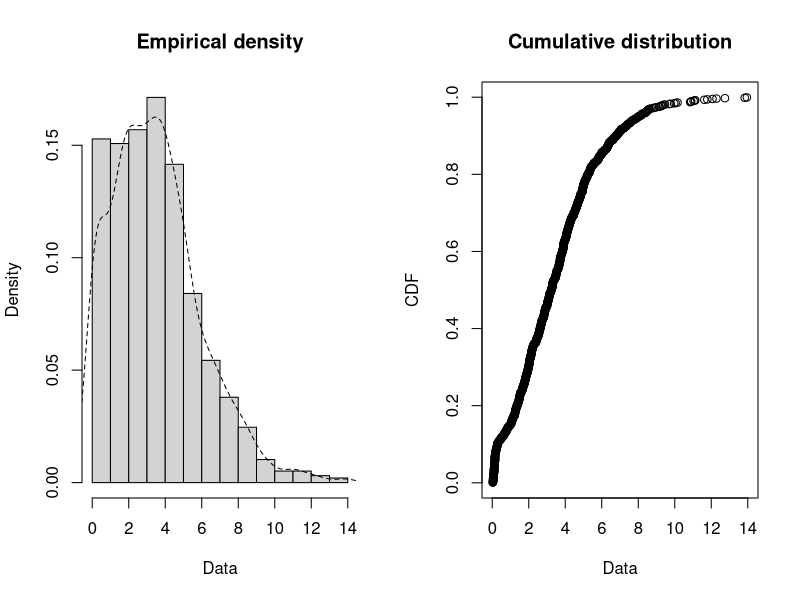
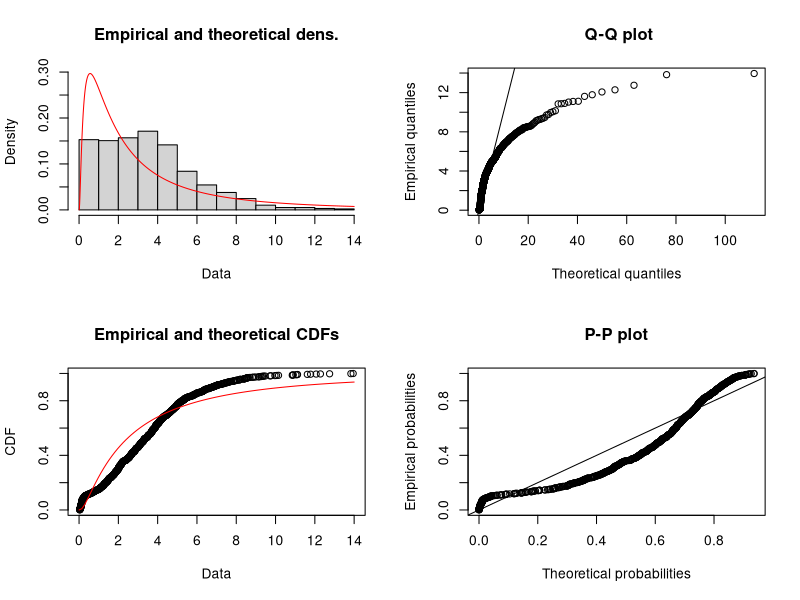
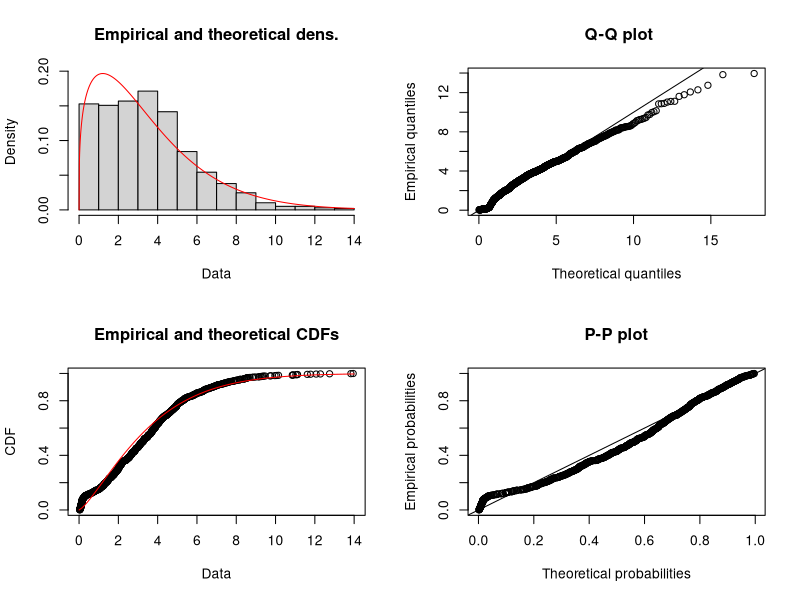
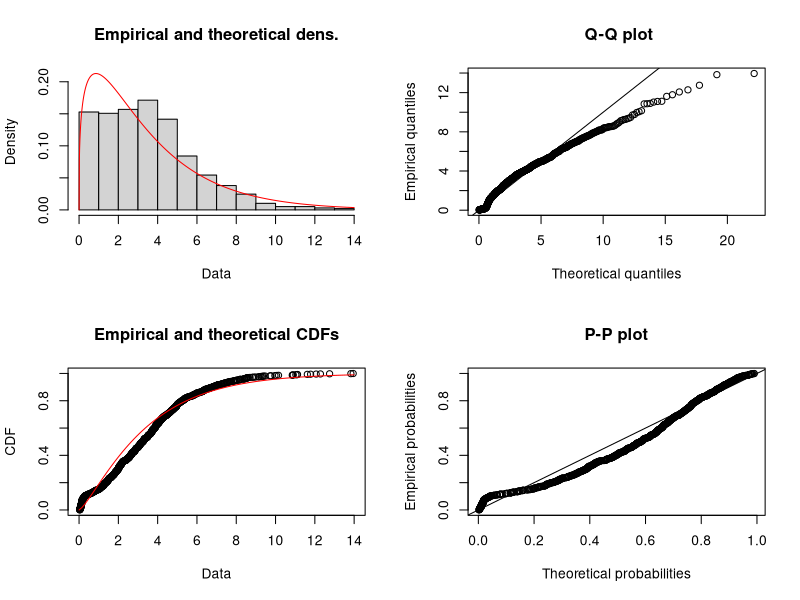
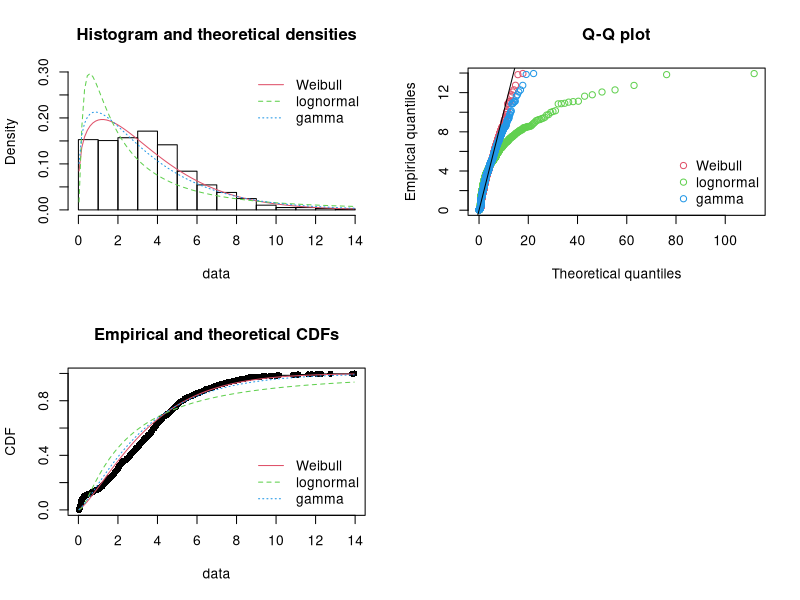
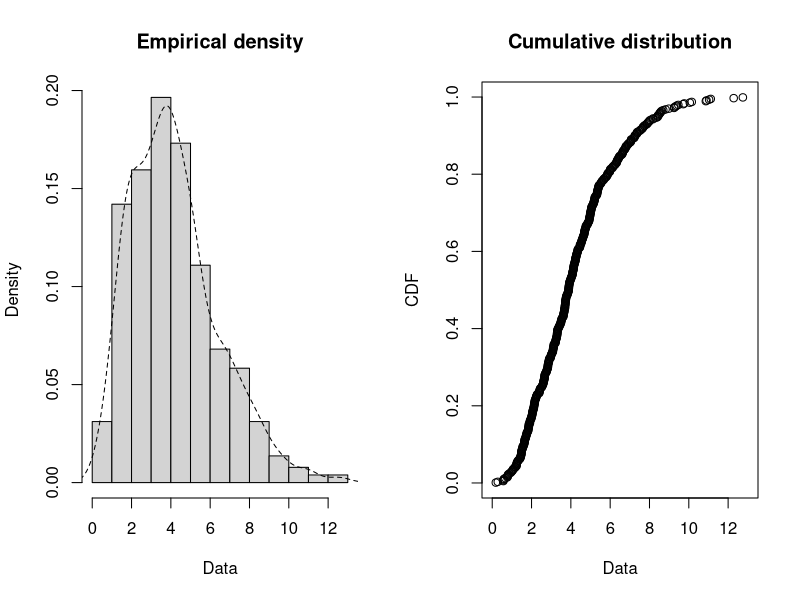
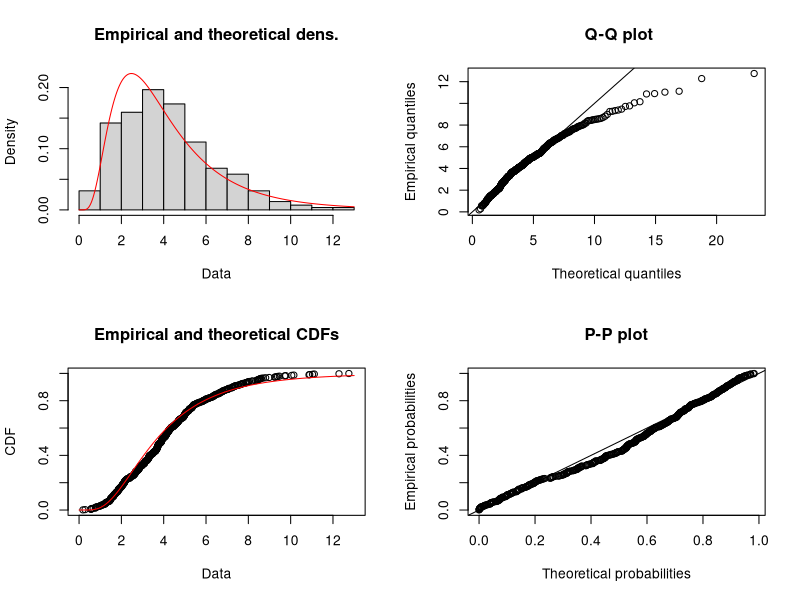
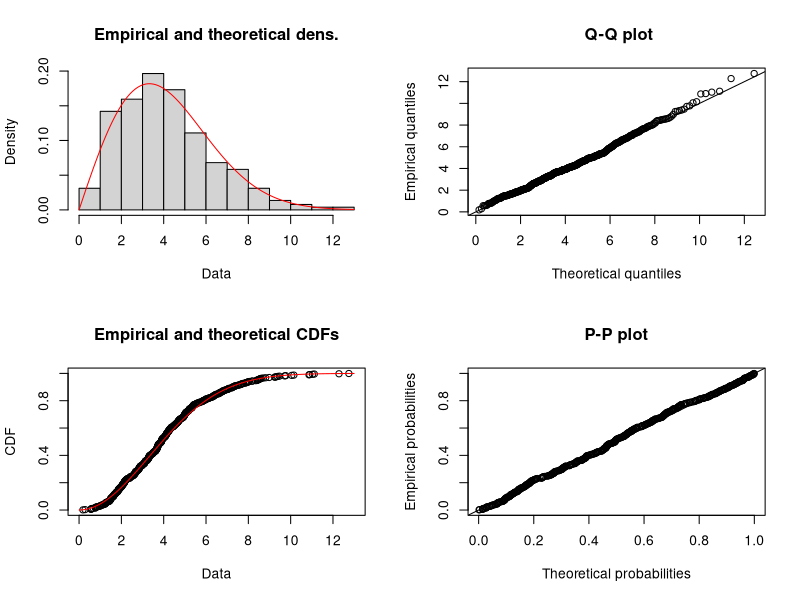

R code for these plots, in order:
# This file uses the fitdistrplus package. You'll need to install it first
# by running the command: 'install.packages("fitdistrplus")' in R
require(fitdistrplus)

# import the data from .csv file
# data includes length of stay of patients in the ED for different ESI (urgency) levels
LOSData <- read.csv("LOS.csv", header=TRUE,
                   sep=",", na.strings=c("NA", ""), stringsAsFactors=FALSE, as.is=TRUE)
MyData <- LOSData$LOS
plotdist(LOSData$LOS, histo = TRUE, demp = TRUE)

# fit a lognormal distribution to the LOS samples
fln <- fitdist(MyData, "lnorm")
summary(fln)
plot(fln)

# fit a weibull distribution
fw <- fitdist(MyData, "weibull")
summary(fw)
plot(fw)

# fit a gamma distribution
fg <- fitdist(MyData, "gamma")
summary(fg)
plot(fg)

# compare the fits
par(mfrow = c(2, 2))
plot.legend <- c("Weibull", "lognormal", "gamma")
denscomp(list(fw, fln, fg), legendtext = plot.legend)
qqcomp(list(fw, fln, fg), legendtext = plot.legend)
cdfcomp(list(fw, fln, fg), legendtext = plot.legend)

# Perform GofFit tests
gof_results <- gofstat(list(fw, fln, fg), fitnames = c("weibull", "lnorm", "gamma"))
gof_results
gof_results$kstest

gof_results$chisq
gof_results$chisqpvalue
gof_results$chisqtable

# Could it be that the data is not iid?
# Only consider data points where ESI level is 3

MyData_ESI3 <- LOSData$LOS[which(LOSData$ESILevel=="ESI Level 3")]
plotdist(MyData_ESI3, histo = TRUE, demp = TRUE)

# fit the 3 distributions again; this time only to ESI 3 LOS's
fln <- fitdist(MyData_ESI3, "lnorm")
summary(fln)
plot(fln)

fw <- fitdist(MyData_ESI3, "weibull")
summary(fw)
plot(fw)

fg <- fitdist(MyData_ESI3, "gamma")
summary(fg)
plot(fg)

par(mfrow = c(2, 2))
plot.legend <- c("Weibull", "lognormal", "gamma")
denscomp(list(fw, fln, fg), legendtext = plot.legend)
qqcomp(list(fw, fln, fg), legendtext = plot.legend)
cdfcomp(list(fw, fln, fg), legendtext = plot.legend)

# Perform GofFit tests
gof_results <- gofstat(list(fw, fln, fg), fitnames = c("weibull", "lnorm", "gamma"))
gof_results
gof_results$kstest

gof_results$chisq
gof_results$chisqpvalue
gof_results$chisqtable

# Seems like Gamma or Weibull adequately model the LOS for ESI 3 patients. 
# Can repeat the process for other ESI levels as well.
